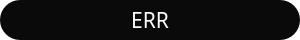
<?xml version="1.0" encoding="UTF-8"?>
<ui version="4.0">
 <class>Notification</class>
 <widget class="QWidget" name="Notification">
  <property name="geometry">
   <rect>
    <x>0</x>
    <y>0</y>
    <width>300</width>
    <height>40</height>
   </rect>
  </property>
  <property name="minimumSize">
   <size>
    <width>0</width>
    <height>40</height>
   </size>
  </property>
  <property name="windowTitle">
   <string>Notification</string>
  </property>
  <property name="styleSheet">
   <string notr="true">background-color: transparent;</string>
  </property>
  <layout class="QHBoxLayout" name="horizontalLayout">
   <property name="spacing">
    <number>0</number>
   </property>
   <property name="leftMargin">
    <number>0</number>
   </property>
   <property name="topMargin">
    <number>0</number>
   </property>
   <property name="rightMargin">
    <number>0</number>
   </property>
   <property name="bottomMargin">
    <number>0</number>
   </property>
   <item>
    <widget class="QLabel" name="label">
     <property name="font">
      <font>
       <family>宋体</family>
       <pointsize>16</pointsize>
      </font>
     </property>
     <property name="styleSheet">
      <string notr="true">QLabel {
  color: #ffffff;
  background-color: rgba(10, 10, 10, 100%);
  border-radius: 20px;
}</string>
     </property>
     <property name="text">
      <string>ERR</string>
     </property>
     <property name="alignment">
      <set>Qt::AlignCenter</set>
     </property>
    </widget>
   </item>
  </layout>
 </widget>
 <layoutdefault spacing="6" margin="11"/>
 <resources/>
 <connections/>
</ui>
